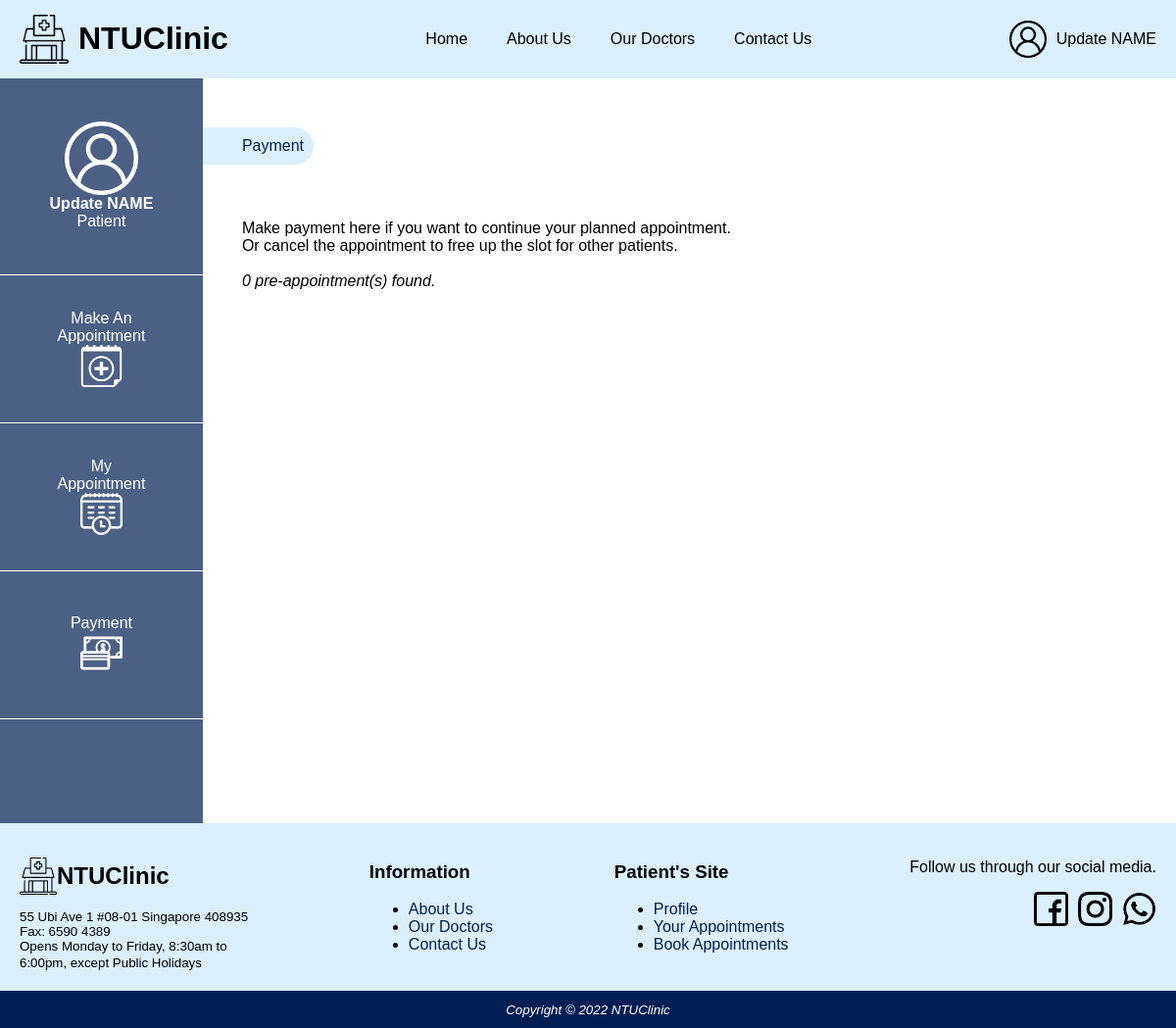
The app's page /patient/payment.php (signed in), older data.
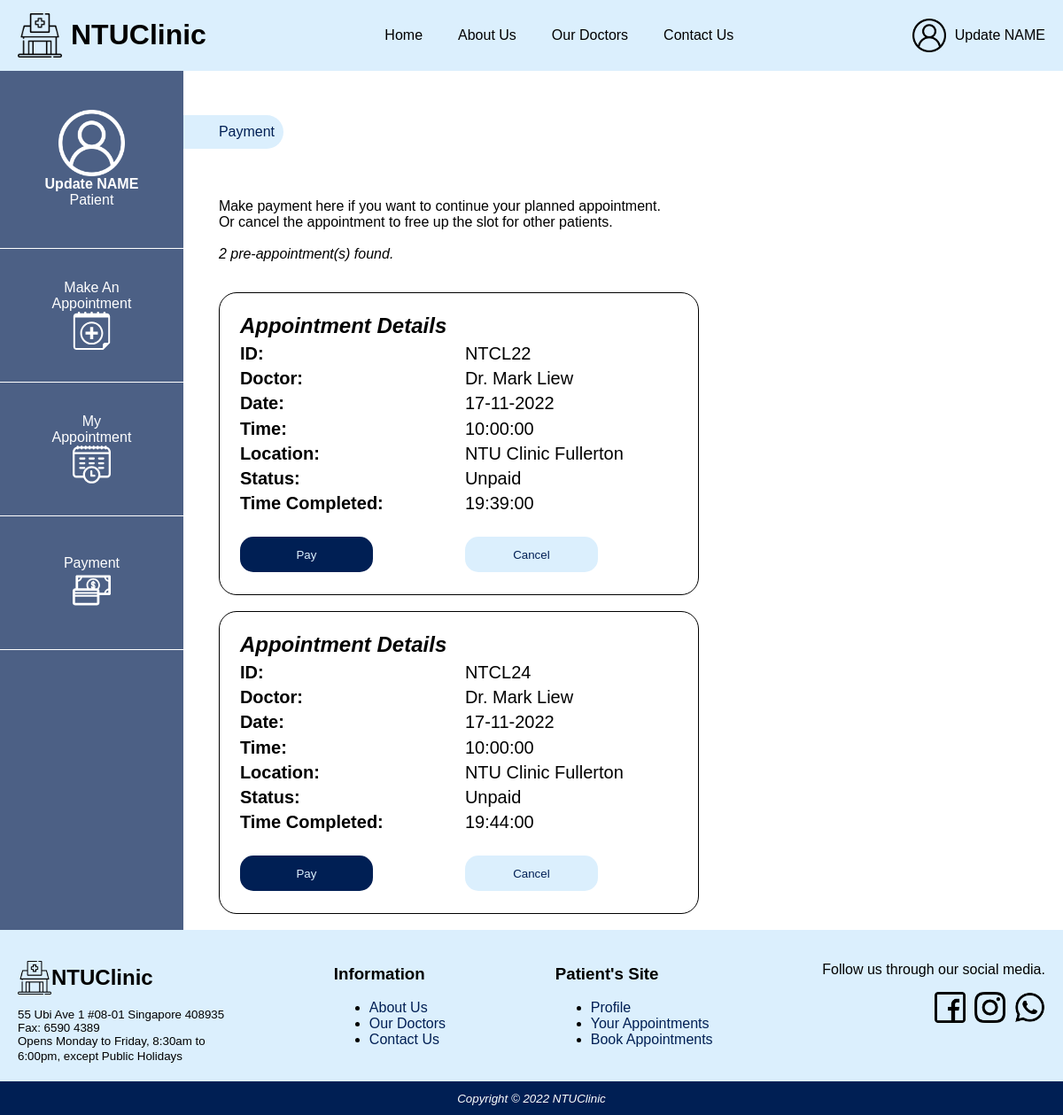
The same page, newer data.
### tables this page shows
CREATE TABLE `Patients` (
  `userid` int(10) UNSIGNED NOT NULL,
  `name` char(255) NOT NULL,
  `image` char(100) NOT NULL,
  `contact` char(10) NOT NULL,
  `nric` char(10) NOT NULL,
  `signupdate` varchar(20) NOT NULL,
  `birthday` varchar(15) NOT NULL,
  `email` char(100) NOT NULL,
  `password` char(255) NOT NULL
);

CREATE TABLE `Appointments` (
  `appointmentID` int(10) UNSIGNED NOT NULL,
  `user` int(11) NOT NULL,
  `location` char(200) NOT NULL,
  `doctor` char(100) NOT NULL,
  `date` date NOT NULL,
  `time` time NOT NULL,
  `timeCompleted` time NOT NULL,
  `paid_status` tinyint(1) NOT NULL,
  `book_status` tinyint(1) NOT NULL
);

CREATE TABLE `Doctors` (
  `doctorid` int(10) UNSIGNED NOT NULL,
  `docname` char(255) NOT NULL,
  `description` text DEFAULT NULL,
  `clinicid` int(11) NOT NULL,
  `image` char(100) NOT NULL,
  `contact` char(10) NOT NULL,
  `joindate` varchar(11) NOT NULL,
  `certexp` varchar(11) NOT NULL,
  `email` char(100) NOT NULL,
  `password` char(255) NOT NULL
);

CREATE TABLE `Clinics` (
  `clinicid` int(10) UNSIGNED NOT NULL,
  `clinicname` char(255) NOT NULL,
  `cliniclocation` char(255) DEFAULT NULL,
  `cliniccontact` char(50) NOT NULL
);

### methods/getUserData.php (called while the page is built, shortened)
<?php
include "dbconnect.php";
if (isset($_SESSION['valid_user']))
{
  $currentUserId = $_SESSION['valid_user_id'];
  $currentUserType = $_SESSION['valid_user_type'];
  $uid = 'userid';
  $query = 'select * from '.$currentUserType.' '
           ."where ".$uid."='$currentUserId'";
  $result = $dbcnx->query($query);
  if ($result->num_rows >0 )
  {
    while ($row = mysqli_fetch_assoc($result)){
      $currentUserData = $row;
    }
  }
}
?>

### patient/preappointmentRetrieval.php (called while the page is built, shortened)
<?php include "../methods/getUserData.php";
		$db = mysqli_connect('localhost', 'root', '');
		mysqli_select_db($db,'project');
		$sql=
		"SELECT a.user, a.location, a.doctor, a.date, a.time,
		a.paid_status, a.book_status, a.timeCompleted
		FROM appointments a
		INNER JOIN patients p on a.user = p.userid";
		$result = mysqli_query($db,$sql);
	$count=0;
	while ($row = mysqli_fetch_assoc($result)){
	if ($row['user'] == $currentUserData['userid']) {
		if ($row['paid_status'] == "0") {
			if ($row['book_status'] == "1")
			{
			$count=$count+1;
			}
		}
	}
	}
?>

### patient/payment.php (the view, shortened to what this page needs)
<!DOCTYPE html>
<html lang="en">
<head>
<link rel="stylesheet" href="../style.css" />
<link rel="stylesheet" href="./sidepanel.css" />
<link rel="stylesheet" href="./myappointment.css" />
</head>
<body>
<div id="wrapper">
	<?php include 'header.php'; ?>
	<div id="bodycontent">
	<?php include "sidepanel.php"; ?>
	<div class="leftcontent">
	<div class="breadcrumb">
			<a href="payment.php" class="botnav">Payment</a>
		</div>
	<div class="maincontainer">
	<dt id="abcd">
		<?php include 'preappointmentRetrieval.php';
		echo "<p>
		Make payment here if you want to continue your planned appointment.<br>
		Or cancel the appointment to free up the slot for other patients.<br><br>" .
		"<i>" . $count . " pre-appointment(s) found.</i></p><br>";
		?>
		<?php
		include "../methods/getUserData.php";
		$db = mysqli_connect('localhost', 'root', '');
		mysqli_select_db($db,'project');
		$sql=
		"SELECT *
		FROM appointments a
		INNER JOIN patients p on a.user = p.userid
		INNER JOIN doctors d on a.doctor = d.doctorid
		INNER JOIN clinics c on a.location = c.clinicid";
		$result = mysqli_query($db,$sql);
		while ($row = mysqli_fetch_assoc($result)){
		if ($row['user'] == $currentUserData['userid']) {
		if ($row['paid_status'] == "0") {
			if ($row['book_status'] == "1")
			{
			$apptID = $row['appointmentID'];
			$location = $row['clinicname'];
			$doctor = $row['docname'];
			$date = $row['date'];
			$time = $row['time'];
			$date2 = date("d-m-Y", strtotime($date));
			$timeCompleted = $row['timeCompleted'];
			echo "
			<div class='table-wrapper'>
			<table class='appointment-table' style='font-size:20px;height:300px;width:450px;'>
			<th colspan='2' style='float:left;font-size:24px;'>
				<i>Appointment Details</i>
			</th>
			<tr>
				<td style='width:250px;'><b>ID: </b></td>
				<td><span id='doctor'>
				NTCL$apptID
				</span></td>
			</tr>
			<tr>
				<td style='width:250px;'><b>Doctor: </b></td>
				<td><span id='doctor'>
				$doctor
				</span></td>
			</tr>
			<tr>
				<td style='width:250px;'><b>Date: </b></td>
				<td><span id='date'>
				$date2
				</span></td>
			</tr>
			<tr>
				<td style='width:250px;'><b>Time: </b></td>
				<td><span id='time'>
				$time
				</span></td>
			</tr>
			<tr>
				<td style='width:250px;'><b>Location: </b></td>
				<td><span id='location'>
				$location
				</span></td>
			</tr>
			<tr>
				<td style='width:250px;'><b>Status: </b></td>
				<td><span id='status'>
				Unpaid
				</span></td>
			</tr>
			<tr>
				<td style='width:250px;'><b>Time Completed: </b></td>
				<td><span id='time_completed'>
				$timeCompleted
				</span></td>
			</tr>
			<tr>
			<form action='confirmpayment.php' method='post'>
			<td style='float: center; width:250px;'>
					<input value='$apptID' name='apptID' type='hidden'/>
					<button id='editbutton' onclick='alertpopup2()' type='submit' class='darkbluebutton'>Pay</button>
					</td>
					</form>
			<td style='float: center;'>
				<form action='cancelappointment.php' method='post'>
				<input value='$apptID' name='apptID' type='hidden'/>
					<button id='cancelbutton' onclick='alertpopup()' class='primarybutton'>Cancel</button>
				</form>
			</td>
			</td>
			</tr>
			</table>
			</div>
			<br>";
			}
			}
			}
			}
		?>
	</div>
	</div>
	</div>
	<?php include "footer.php";?>
</div>
</body>

### patient/header.php (shortened to what this page needs)
<?php
  echo '
  <script type="text/javascript" src="../methods/getPath.js"></script>
  <header>
  <div id="headerlogo">
    <img src="../images/cliniclogo.png" width="50" height="50" class="icon"/>
    <h1> NTUClinic </h1>
  </div>
  <nav id="headernav">
    <a href="javascript:getAbsolutePath(\'home.php\',\'\');" class="topnav">Home</a>
    <a href="javascript:getAbsolutePath(\'about.php\',\'\');" class="topnav">About Us</a>
    <a href="javascript:getAbsolutePath(\'doctors.php\',\'\');" class="topnav">Our Doctors</a>
    <a href="javascript:getAbsolutePath(\'contact.php\',\'\');" class="topnav">Contact Us</a>
  </nav>';
?>
<?php
include '../methods/getUserData.php';
  if (isset($_SESSION['valid_user']))
  {
    echo "<a class='headerprofile' id='headerbutton' onClick='hidePopup()'>";
    echo "<img src='../images/profile.png' width='38' height='38' class='icon'>";
    echo $_SESSION["valid_user"];
    echo "</a>";
    echo '</header>';
  }
?>

### patient/sidepanel.php
<?php
  include '../methods/getUserData.php';
    echo '<div class="sidecontainer">';
    echo '<nav id="sidepanel">';
    echo '<a href="profile.php"><div class="panel" id="panel1">';
    echo '<img src="../images/profile_white.png" width="75" height="75">';
    echo '<p><b>'.$currentUserData['name'].'</b>';
    echo '<p>Patient</p>';
    echo '</div></a>';
    echo '<a href="bookappointment.php" id="sidenav">';
    echo '<div class="panel">';
    echo '<p id="abc">Make An<br>Appointment</p>';
    echo '<img src="../images/add.svg" width="43" height="43"> ';
    echo '</div></a>';
    echo '<a href="myappointment.php" id="sidenav">';
    echo '<div class="panel">';
    echo '<p id="abc">My<br>Appointment</p>';
    echo '<img src="../images/myapp.svg" width="43" height="43" style="color:white;">';
    echo '</div> </a>';
    echo '<a href="payment.php" id="sidenav">';
    echo '<div class="panel">';
    echo '<p id="abc">Payment</p>';
    echo '<img src="../images/payment.svg" width="43" height="43">';
    echo '</div> </a>';
    echo '</nav>';
    echo '</div>';
?>

### patient/footer.php (shortened to what this page needs)
<?php
  echo '<footer>';
  echo '<div id="footer1">';
  echo '<div id="leftcolumn">';
  echo '<div id="footerlogo">';
  echo '<img src="../images/cliniclogo.png" width="38" height="38" id="icon" />';
  echo '<h2>NTUClinic</h2>';
  echo '</div>';
  echo '<small>';
  echo '  <dt>55 Ubi Ave 1 #08-01 Singapore 408935';
  echo '  <br>Fax: 6590 4389';
  echo '  <br>Opens Monday to Friday, 8:30am to';
  echo '  <br><dt id="lowesttext">6:00pm, except Public Holidays ';
  echo '</small>';
  echo '</div>';
  echo '<div class="footernav">';
  echo '<h3 class="footerheader">Information</h3>';
  echo '<nav>';
  echo '  <ul>';
  echo '    <li><a href="javascript:getAbsolutePath(\'about.php\',\'\');" class="botnav">About Us</a> </li>';
  echo '    <li><a href="javascript:getAbsolutePath(\'doctors.php\',\'\');" class="botnav">Our Doctors</a> </li>';
  echo '    <li><a href="javascript:getAbsolutePath(\'contact.php\',\'\');" class="botnav">Contact Us</a> </li>';
  echo '  </ul>';
  echo '</nav>';
  echo '</div>';
  echo '<div class="footernav">';
  echo '<h3 class="footerheader">Patient\'s Site</h3>';
  echo '<nav>';
  echo '<ul>';
  echo '    <li><a href="javascript:getAbsolutePath(\'profile.php\',\'patient/\');" class="botnav">Profile</a> </li>';
  echo '    <li><a href="javascript:getAbsolutePath(\'myappointment.php\',\'patient/\');" class="botnav">Your Appointments</a> </li>';
  echo '    <li><a href="javascript:getAbsolutePath(\'bookappointment.php\',\'patient/\');" class="botnav">Book Appointments</a> </li>';
  echo '  </ul>';
  echo '</nav>';
  echo '</div>';
  echo '<div id="rightcolumn">';
  echo '<p>Follow us through our social media.</p>';
  echo '<div id="socialmedia">';
  echo '<image src="../images/facebook.png" width="35" height="35" class="contactlogo">';
  echo '<image src="../images/instagram.png" width="35" height="35" class="contactlogo">';
  echo '<image src="../images/whatsapp.png" width="35" height="35" class="contactlogo">';
  echo '</div>';
  echo '</div>';
  echo '</div>';
  echo '  <div id="copyright">';
  echo '<small><i>Copyright &copy; 2022 NTUClinic </small>';
      echo '</div>';
    echo '</footer>';
?>

### style.css (style rules this page uses)
body { margin: 0px; width: 100vw; min-height: 100vh; overflow-x: hidden; font-family:arial, sans-serif; }
img { object-fit: cover; }
header { background-color: #dbeffd; display: flex; flex-direction: row; align-items: center; justify-content: space-between; padding: 0px 20px; }
#headerlogo { display: flex; flex-direction: row; height: 100%; align-items: center; }
.icon { margin-right: 10px; }
#headernav { display: flex; flex-direction: row; }
nav > a { text-decoration: none; color: #000000; }
nav > .topnav { margin: 20px; }
.headerprofile { display: flex; flex-direction: row; align-items: center; color: #000000; text-decoration: none; cursor: pointer; }
#footer1 { background-color: #dbeffd; display: flex; flex-direction: row; justify-content: space-between; padding: 20px; }
#footerlogo { display: flex; flex-direction: row; align-items: center; }
#bodycontent { background-color: #FFFFFF; min-height: calc(100vh - 40px); }
#rightcolumn { display: flex; flex-direction: column; align-items: flex-end; }
#copyright { background-color: #001f54; color:white; text-align: center; padding: 10px 0px; }
.contactlogo { margin-left: 10px; cursor: pointer; }
.botnav { color:#001f54; }
.primarybutton { background: #dbeffd; color: #001f54; border: none; border-radius: 80px; height: 40px; width: 150px; cursor: pointer; margin-top: 20px; }
.darkbluebutton { background: #001f54; color: #dbeffd; border: none; border-radius: 80px; height: 40px; width: 150px; cursor: pointer; margin-top: 20px; }
#wrapper { margin: auto; }

### patient/sidepanel.css (style rules this page uses)
.sidecontainer { width:250px; height:auto; background-color: #4c6085; color: white; width: 250px; }
.panel { display: flex; flex-direction: column; justify-content: center; align-items: center; color: white; background-color: #4c6085; cursor: pointer; height: 150px; text-align: center; border-bottom: 1px white solid; }
.panel > p { margin: 0px; }
#panel1 { height:200px; }
#sidenav { text-decoration: none; color: white; }
#bodycontent { display: flex; flex-direction: row; }
.leftcontent { width: 100%; }
.breadcrumb { color: #001f54; margin: 50px 0px 20px 0; background-color: #dbeffd; padding: 10px; padding-left: 40px; border-radius: 0 40px 40px 0; width: max-content; }
.maincontainer { padding-left: 40px; padding-top: 20px; }
.botnav { text-decoration: none; }

### patient/myappointment.css (style rules this page uses)
#editbutton { padding-left:20px; padding-right:20px; padding-top: 3px; padding-bottom: 3px; border-radius: 15px; }
#cancelbutton { padding-left:20px; padding-right:20px; padding-top: 3px; padding-bottom: 3px; border-radius: 15px; }
.table-wrapper { padding: 20px; border: 1px solid; border-radius: 20px; width: 500px; }

Row changes from the older to the newer data that the page shows:
added appointments: appointmentID "22", doctors.docname "Dr. Mark Liew", date "17-11-2022", time "10:00:00", clinics.clinicname "NTU Clinic Fullerton", timeCompleted "19:39:00"
added appointments: appointmentID "24", doctors.docname "Dr. Mark Liew", date "17-11-2022", time "10:00:00", clinics.clinicname "NTU Clinic Fullerton", timeCompleted "19:44:00"
Text that changed along with them:
$count: "0" → "2"
